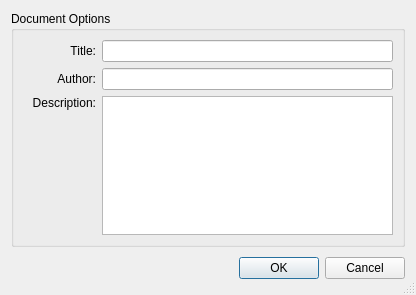
<?xml version="1.0" encoding="UTF-8"?>
<ui version="4.0">
 <class>DocumentOptions</class>
 <widget class="QDialog" name="DocumentOptions">
  <property name="geometry">
   <rect>
    <x>0</x>
    <y>0</y>
    <width>416</width>
    <height>295</height>
   </rect>
  </property>
  <property name="windowTitle">
   <string>Dialog</string>
  </property>
  <property name="sizeGripEnabled">
   <bool>true</bool>
  </property>
  <layout class="QVBoxLayout">
   <property name="spacing">
    <number>6</number>
   </property>
   <item>
    <widget class="QGroupBox" name="groupBox">
     <property name="title">
      <string>Document Options</string>
     </property>
     <layout class="QVBoxLayout">
      <property name="spacing">
       <number>6</number>
      </property>
      <item>
       <layout class="QGridLayout">
        <item row="2" column="0" rowspan="3">
         <widget class="QLabel" name="label_5">
          <property name="text">
           <string>Description:</string>
          </property>
          <property name="alignment">
           <set>Qt::AlignRight|Qt::AlignTop|Qt::AlignTrailing</set>
          </property>
         </widget>
        </item>
        <item row="0" column="0">
         <widget class="QLabel" name="label">
          <property name="text">
           <string>Title:</string>
          </property>
          <property name="alignment">
           <set>Qt::AlignRight|Qt::AlignTrailing|Qt::AlignVCenter</set>
          </property>
         </widget>
        </item>
        <item row="1" column="1" colspan="4">
         <widget class="QLineEdit" name="documentAuthor"/>
        </item>
        <item row="1" column="0">
         <widget class="QLabel" name="label_2">
          <property name="text">
           <string>Author:</string>
          </property>
          <property name="alignment">
           <set>Qt::AlignRight|Qt::AlignTrailing|Qt::AlignVCenter</set>
          </property>
         </widget>
        </item>
        <item row="0" column="1" colspan="4">
         <widget class="QLineEdit" name="documentTitle"/>
        </item>
        <item row="2" column="1" rowspan="3" colspan="4">
         <widget class="PlainTextEdit" name="documentDescription"/>
        </item>
       </layout>
      </item>
     </layout>
    </widget>
   </item>
   <item>
    <layout class="QHBoxLayout">
     <property name="spacing">
      <number>6</number>
     </property>
     <item>
      <spacer>
       <property name="orientation">
        <enum>Qt::Horizontal</enum>
       </property>
       <property name="sizeHint" stdset="0">
        <size>
         <width>131</width>
         <height>31</height>
        </size>
       </property>
      </spacer>
     </item>
     <item>
      <widget class="QPushButton" name="okButton">
       <property name="text">
        <string>OK</string>
       </property>
      </widget>
     </item>
     <item>
      <widget class="QPushButton" name="cancelButton">
       <property name="text">
        <string>Cancel</string>
       </property>
      </widget>
     </item>
    </layout>
   </item>
  </layout>
 </widget>
 <customwidgets>
  <customwidget>
   <class>PlainTextEdit</class>
   <extends>QTextEdit</extends>
   <header>plaintextedit.h</header>
  </customwidget>
 </customwidgets>
 <tabstops>
  <tabstop>documentTitle</tabstop>
  <tabstop>documentAuthor</tabstop>
  <tabstop>documentDescription</tabstop>
  <tabstop>okButton</tabstop>
  <tabstop>cancelButton</tabstop>
 </tabstops>
 <resources/>
 <connections>
  <connection>
   <sender>okButton</sender>
   <signal>clicked()</signal>
   <receiver>DocumentOptions</receiver>
   <slot>accept()</slot>
   <hints>
    <hint type="sourcelabel">
     <x>278</x>
     <y>253</y>
    </hint>
    <hint type="destinationlabel">
     <x>96</x>
     <y>254</y>
    </hint>
   </hints>
  </connection>
  <connection>
   <sender>cancelButton</sender>
   <signal>clicked()</signal>
   <receiver>DocumentOptions</receiver>
   <slot>reject()</slot>
   <hints>
    <hint type="sourcelabel">
     <x>369</x>
     <y>253</y>
    </hint>
    <hint type="destinationlabel">
     <x>179</x>
     <y>282</y>
    </hint>
   </hints>
  </connection>
 </connections>
</ui>
